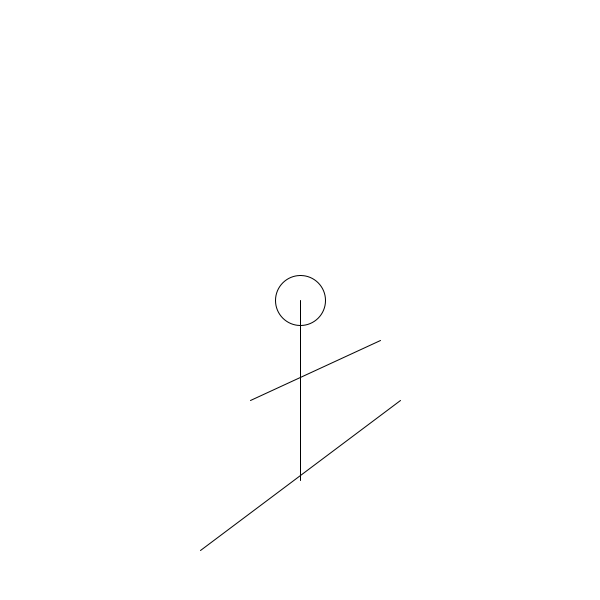
Frame 1 (no input)
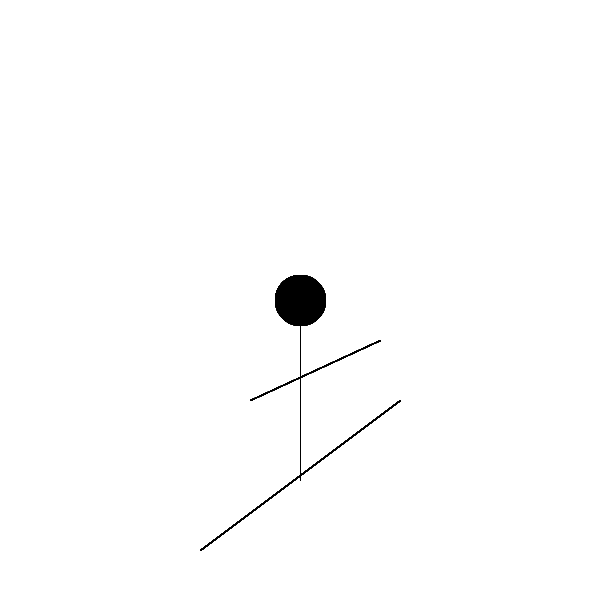
Frame 60 (the mouse pressed at the canvas centre just before this capture)
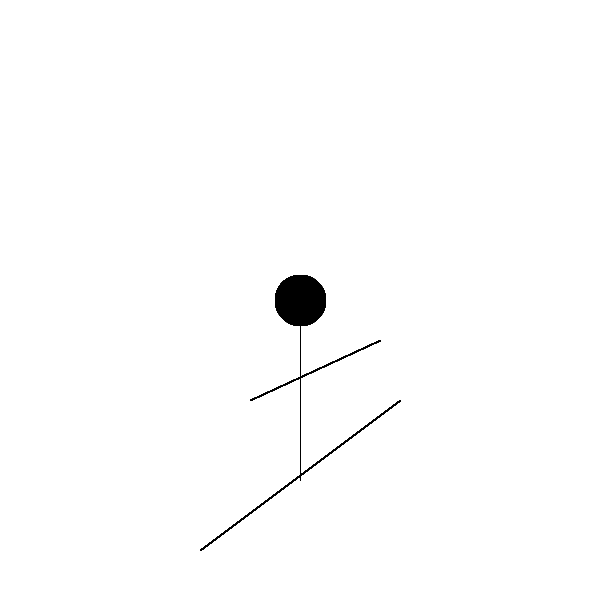
Frame 120 (the mouse held since frame 60 and released just before this capture)

The Processing sketch that drew these frames (run headless with seeded random() and noise(); from frame 60 on, the mouse is pressed at the canvas centre):

// Processing sketch: processing_160810
// ── processing_160810.pde

void setup(){
  size(600,600);
  background(255);
}

void draw(){
  drawStick(width/2, height/2);
}

void drawStick(int x, int y){
  ellipse(x,y,50,50);
  line(x,y+180,x,y);
  line(x+80,y+40,x-50,y+100);
  line(x-100,y+250,x+100,y+100);
  fill(0);
}
